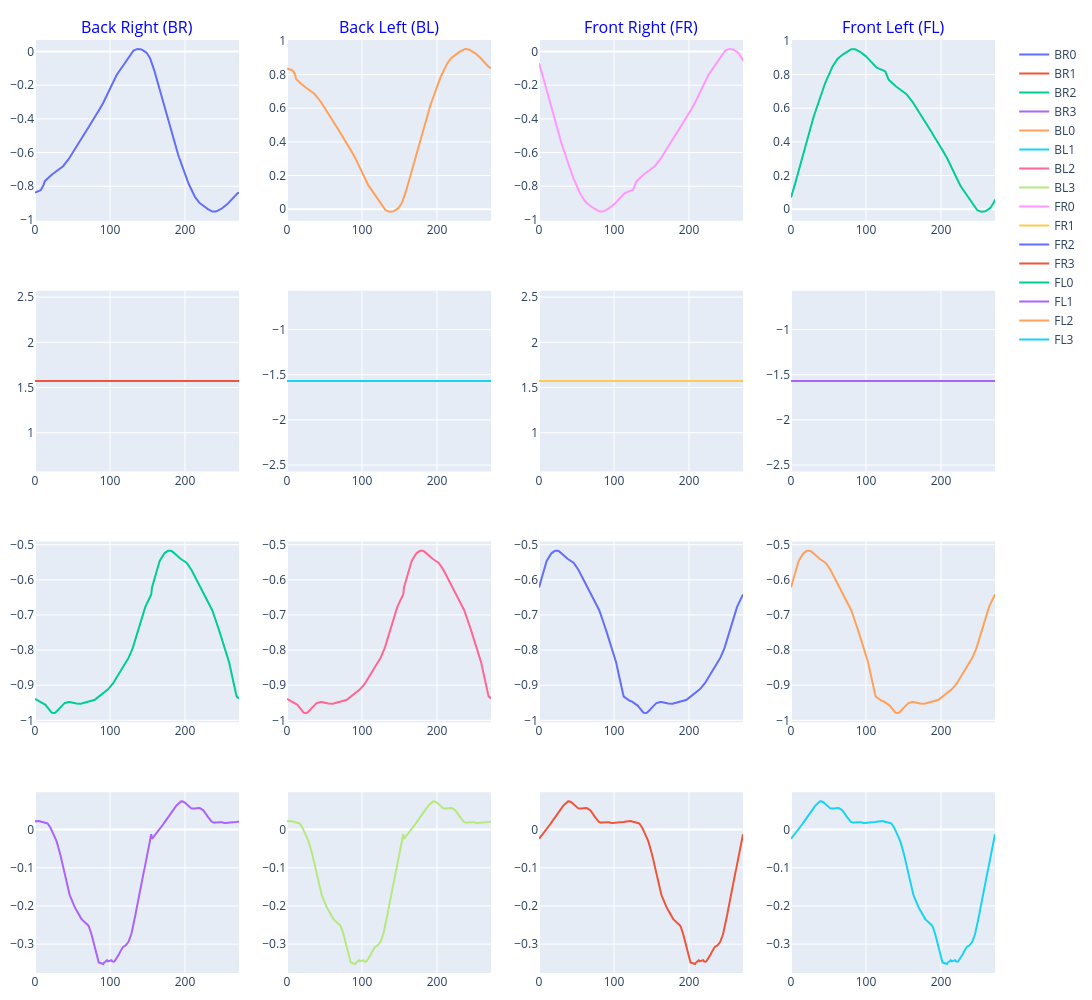

Notebook code for this chart:
### Markdown cell above
# Plot

### Code cell
fig = go.Figure()
fig = make_subplots(rows=4, cols=4, shared_xaxes=False, column_titles=['Back Right (BR)', 'Back Left (BL)', 'Front Right (FR)', 'Front Left (FL)'])
fig.update_layout(height=1000, width=1200)
fig.update_layout(margin=dict(l=10, r=10, t=40, b=10))  # Reduce margins

fig.add_trace(go.Scatter( y=leg_BR['BR0'], mode='lines', name=f'BR0'), row=1, col=1)
fig.add_trace(go.Scatter( y=leg_BR['BR1'], mode='lines', name=f'BR1'), row=2, col=1)
fig.add_trace(go.Scatter( y=leg_BR['BR2'], mode='lines', name=f'BR2'), row=3, col=1)
fig.add_trace(go.Scatter( y=leg_BR['BR3'], mode='lines', name=f'BR3'), row=4, col=1)

fig.add_trace(go.Scatter( y=leg_BL['BL0'], mode='lines', name=f'BL0'), row=1, col=2)
fig.add_trace(go.Scatter( y=leg_BL['BL1'], mode='lines', name=f'BL1'), row=2, col=2)
fig.add_trace(go.Scatter( y=leg_BL['BL2'], mode='lines', name=f'BL2'), row=3, col=2)
fig.add_trace(go.Scatter( y=leg_BL['BL3'], mode='lines', name=f'BL3'), row=4, col=2)

fig.add_trace(go.Scatter( y=leg_FR['FR0'], mode='lines', name=f'FR0'), row=1, col=3)
fig.add_trace(go.Scatter( y=leg_FR['FR1'], mode='lines', name=f'FR1'), row=2, col=3)
fig.add_trace(go.Scatter( y=leg_FR['FR2'], mode='lines', name=f'FR2'), row=3, col=3)
fig.add_trace(go.Scatter( y=leg_FR['FR3'], mode='lines', name=f'FR3'), row=4, col=3)

fig.add_trace(go.Scatter( y=leg_FL['FL0'], mode='lines', name=f'FL0'), row=1, col=4)
fig.add_trace(go.Scatter( y=leg_FL['FL1'], mode='lines', name=f'FL1'), row=2, col=4)
fig.add_trace(go.Scatter( y=leg_FL['FL2'], mode='lines', name=f'FL2'), row=3, col=4)
fig.add_trace(go.Scatter( y=leg_FL['FL3'], mode='lines', name=f'FL3'), row=4, col=4)

fig.update_annotations(font=dict(size=16, color="blue"))

### Figure 1 — Plotly figure (JSON) as saved in the notebook; plotly's stock layout.template omitted (floating-point values rounded to 4 significant figures; data arrays with more than 128 entries replaced by an {"elided": "..."} marker saying what was removed)
{"data": [{"mode": "lines", "name": "BR0", "type": "scatter", "xaxis": "x", "y": {"elided": "273 float values"}, "yaxis": "y"}, {"mode": "lines", "name": "BR1", "type": "scatter", "xaxis": "x5", "y": {"elided": "273 float values"}, "yaxis": "y5"}, {"mode": "lines", "name": "BR2", "type": "scatter", "xaxis": "x9", "y": {"elided": "273 float values"}, "yaxis": "y9"}, {"mode": "lines", "name": "BR3", "type": "scatter", "xaxis": "x13", "y": {"elided": "273 float values"}, "yaxis": "y13"}, {"mode": "lines", "name": "BL0", "type": "scatter", "xaxis": "x2", "y": {"elided": "273 float values"}, "yaxis": "y2"}, {"mode": "lines", "name": "BL1", "type": "scatter", "xaxis": "x6", "y": {"elided": "273 float values"}, "yaxis": "y6"}, {"mode": "lines", "name": "BL2", "type": "scatter", "xaxis": "x10", "y": {"elided": "273 float values"}, "yaxis": "y10"}, {"mode": "lines", "name": "BL3", "type": "scatter", "xaxis": "x14", "y": {"elided": "273 float values"}, "yaxis": "y14"}, {"mode": "lines", "name": "FR0", "type": "scatter", "xaxis": "x3", "y": {"elided": "273 float values"}, "yaxis": "y3"}, {"mode": "lines", "name": "FR1", "type": "scatter", "xaxis": "x7", "y": {"elided": "273 float values"}, "yaxis": "y7"}, {"mode": "lines", "name": "FR2", "type": "scatter", "xaxis": "x11", "y": {"elided": "273 float values"}, "yaxis": "y11"}, {"mode": "lines", "name": "FR3", "type": "scatter", "xaxis": "x15", "y": {"elided": "273 float values"}, "yaxis": "y15"}, {"mode": "lines", "name": "FL0", "type": "scatter", "xaxis": "x4", "y": {"elided": "273 float values"}, "yaxis": "y4"}, {"mode": "lines", "name": "FL1", "type": "scatter", "xaxis": "x8", "y": {"elided": "273 float values"}, "yaxis": "y8"}, {"mode": "lines", "name": "FL2", "type": "scatter", "xaxis": "x12", "y": {"elided": "273 float values"}, "yaxis": "y12"}, {"mode": "lines", "name": "FL3", "type": "scatter", "xaxis": "x16", "y": {"elided": "273 float values"}, "yaxis": "y16"}], "layout": {"annotations": [{"font": {"color": "blue", "size": 16}, "showarrow": false, "text": "Back Right (BR)", "x": 0.1062, "xanchor": "center", "xref": "paper", "y": 1, "yanchor": "bottom", "yref": "paper"}, {"font": {"color": "blue", "size": 16}, "showarrow": false, "text": "Back Left (BL)", "x": 0.3688, "xanchor": "center", "xref": "paper", "y": 1, "yanchor": "bottom", "yref": "paper"}, {"font": {"color": "blue", "size": 16}, "showarrow": false, "text": "Front Right (FR)", "x": 0.6313, "xanchor": "center", "xref": "paper", "y": 1, "yanchor": "bottom", "yref": "paper"}, {"font": {"color": "blue", "size": 16}, "showarrow": false, "text": "Front Left (FL)", "x": 0.8938, "xanchor": "center", "xref": "paper", "y": 1, "yanchor": "bottom", "yref": "paper"}], "height": 1000, "margin": {"b": 10, "l": 10, "r": 10, "t": 40}, "width": 1200, "xaxis": {"anchor": "y", "domain": [0, 0.2125]}, "xaxis10": {"anchor": "y10", "domain": [0.2625, 0.475]}, "xaxis11": {"anchor": "y11", "domain": [0.525, 0.7375]}, "xaxis12": {"anchor": "y12", "domain": [0.7875, 1]}, "xaxis13": {"anchor": "y13", "domain": [0, 0.2125]}, "xaxis14": {"anchor": "y14", "domain": [0.2625, 0.475]}, "xaxis15": {"anchor": "y15", "domain": [0.525, 0.7375]}, "xaxis16": {"anchor": "y16", "domain": [0.7875, 1]}, "xaxis2": {"anchor": "y2", "domain": [0.2625, 0.475]}, "xaxis3": {"anchor": "y3", "domain": [0.525, 0.7375]}, "xaxis4": {"anchor": "y4", "domain": [0.7875, 1]}, "xaxis5": {"anchor": "y5", "domain": [0, 0.2125]}, "xaxis6": {"anchor": "y6", "domain": [0.2625, 0.475]}, "xaxis7": {"anchor": "y7", "domain": [0.525, 0.7375]}, "xaxis8": {"anchor": "y8", "domain": [0.7875, 1]}, "xaxis9": {"anchor": "y9", "domain": [0, 0.2125]}, "yaxis": {"anchor": "x", "domain": [0.8063, 1]}, "yaxis10": {"anchor": "x10", "domain": [0.2687, 0.4625]}, "yaxis11": {"anchor": "x11", "domain": [0.2687, 0.4625]}, "yaxis12": {"anchor": "x12", "domain": [0.2687, 0.4625]}, "yaxis13": {"anchor": "x13", "domain": [0, 0.1938]}, "yaxis14": {"anchor": "x14", "domain": [0, 0.1938]}, "yaxis15": {"anchor": "x15", "domain": [0, 0.1938]}, "yaxis16": {"anchor": "x16", "domain": [0, 0.1938]}, "yaxis2": {"anchor": "x2", "domain": [0.8063, 1]}, "yaxis3": {"anchor": "x3", "domain": [0.8063, 1]}, "yaxis4": {"anchor": "x4", "domain": [0.8063, 1]}, "yaxis5": {"anchor": "x5", "domain": [0.5375, 0.7312]}, "yaxis6": {"anchor": "x6", "domain": [0.5375, 0.7312]}, "yaxis7": {"anchor": "x7", "domain": [0.5375, 0.7312]}, "yaxis8": {"anchor": "x8", "domain": [0.5375, 0.7312]}, "yaxis9": {"anchor": "x9", "domain": [0.2687, 0.4625]}}}
